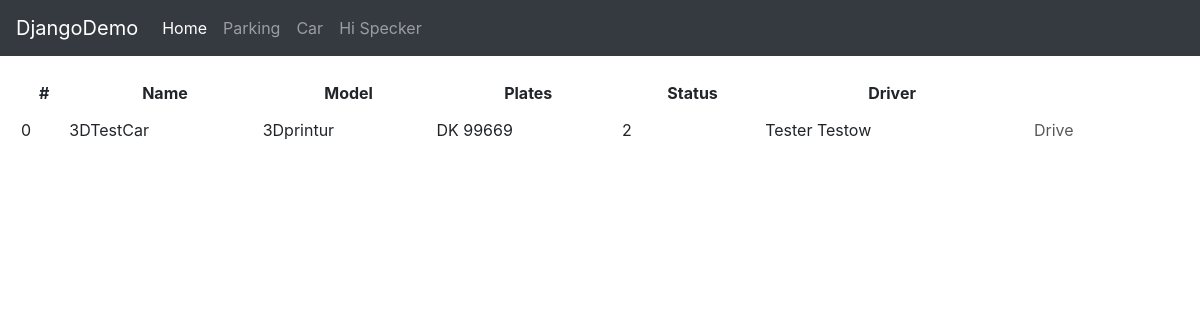
/Car/ (signed in), run on the app's committed database.
### Car/models.py (models this page shows, shortened)
class Car(models.Model):
    STATUS = (
      (1, ('Available')),
      (2, ('Unavailable')),
    )
    id = models.AutoField(primary_key=True)
    car_Name = models.TextField(max_length=50, unique=True)
    car_Model = models.TextField(max_length=50)
    car_licence_Plate = models.TextField(max_length=50)
    status = models.PositiveSmallIntegerField(
      choices=STATUS,
      default=1,
    )
    driver = models.OneToOneField(
        User,
        on_delete= models.SET_NULL,
        null=True,
        blank=True,
    )
    cam_url = models.TextField(max_length=200)

### Car/views.py (the view)
# urls.py: path('Car/', car_detail_view),
@login_required(login_url="/Home/")
def car_detail_view(request):
    context = {
        "title": "Car Details",
        "Car_objects": Car.objects.all(),
    }
    return render(request,"Car/details.html",context)

### templates/Car/details.html
{%extends 'base.html'%}
{% block content %}
<div class="card card-body tablecard" style=" border: 0; width: 100%">
    <table style="width:100%">
        <tr style="text-align:center; margin:5px;width: 100%;">
            <th style="padding:5px">#</th>
            <th style="padding:5px">Name</th>
            <th style="padding:5px">Model</th>
            <th style="padding:5px">Plates</th>
            <th style="padding:5px">Status</th>
            <th style="padding:5px">Driver</th>
            <th style="padding:5px">  </th>
        </tr>
        {% for car in Car_objects%}
        <tr>
            <td>{{car.id}}</td>
            <td>{{car.car_Name}}</td>
            <td>{{car.car_Model}}</td>
            <td>{{car.car_licence_Plate}}</td>
            <td>{{car.status}}</td>
            <td>{{car.driver.first_name}} {{car.driver.last_name}}</td>
            <td>
                {% if car.status == 1 %}
                <a class="btn login_btn" style="color:black;" type="button" href="/Car/Drive/{{car.id}}">Drive</a>
                {% else %}
                <button class="btn login_btn" style="color:black;" type="button" disabled>Drive</button>
                {% endif %}
            </td>
        </tr>
        {%endfor%}
    </table>
</div>
{% endblock %}

### templates/base.html (shortened to what this page needs)
<!DOCTYPE html>
{% load static %}
<html>
    <head>
        <link rel="stylesheet" href="https://stackpath.bootstrapcdn.com/bootstrap/4.3.1/css/bootstrap.min.css">
        <link rel="stylesheet" type="text/css" href="https://drive.google.com/uc?export=view&id=1cBOmgK6y1lX6E4bALY35HUNGeruXDDqo" />
    </head>
    <body>
        <nav class="navbar navbar-expand-lg navbar-dark bg-dark">
            <a class="navbar-brand" href="/">DjangoDemo</a>
            <div class="collapse navbar-collapse" id="navbarSupportedContent">
              <ul class="navbar-nav mr-auto">
                <li class="nav-item active">
                  <a class="nav-link" href="/">Home <span class="sr-only">(current)</span></a>
                </li>
                {% if request.user.is_authenticated  %}
                <li class="nav-item">
                  <a class="nav-link" href="/Parking">Parking</a>
                </li>
                <li class="nav-item">
                    <a class="nav-link" href="/Car">Car</a>
                </li>
                <a class="nav-link">Hi {{request.user}}</a>
                {% else %}
                    <a class="nav-link" href="https://images-cdn.9gag.com/images/thumbnail-facebook/38935558_1504075281.4528_vE7aJy_n.jpg">Hi Stranger!<span class="sr-only"></span></a>
                {% endif %}
              </ul>
            </div>
          </nav>
        {%block content%}
        {%endblock%}
    </body>
</html>

### data on the page
Car: id "0", car_Name "3DTestCar", car_Model "3Dprintur", car_licence_Plate "DK 99669", status "2", driver.first_name "Tester", driver.last_name "Testow", shows "Drive"

### other printed values
{{ request.user }} "Specker"
